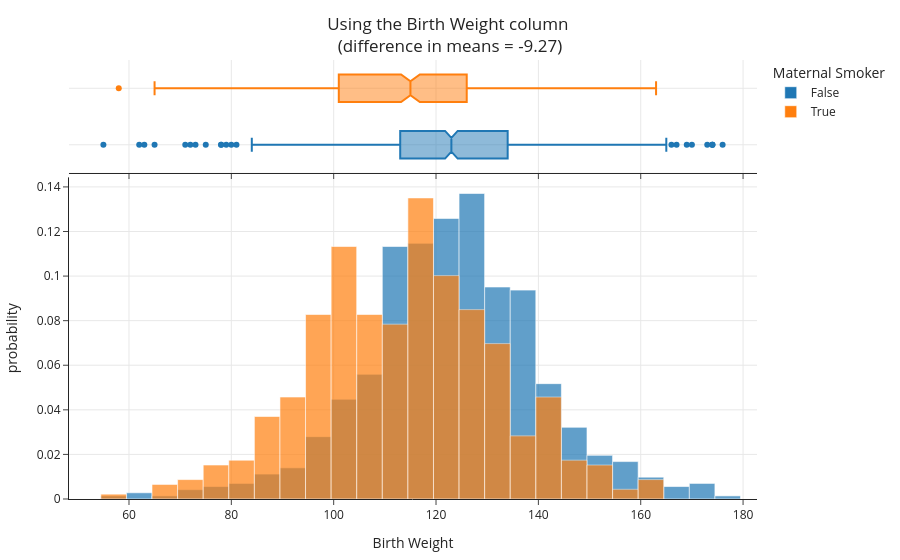
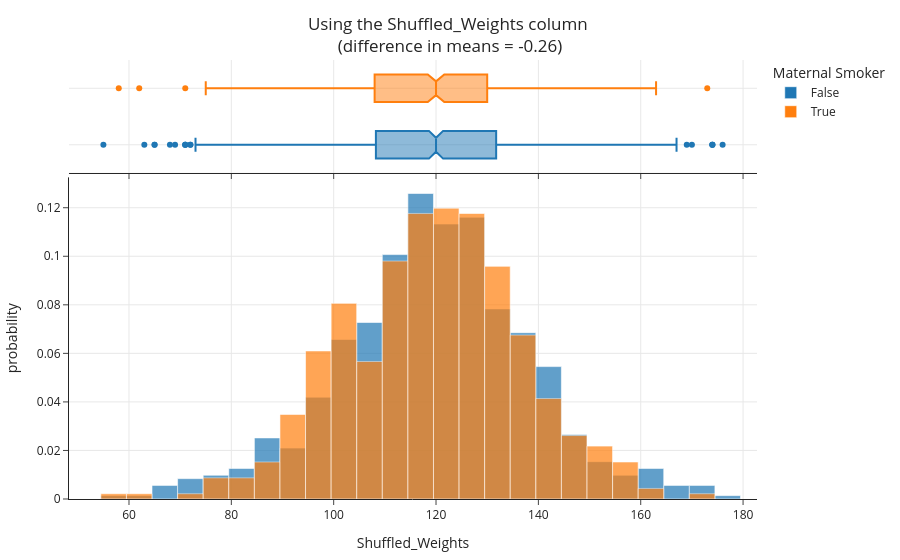

These figures' notebook cell, in order:
### Markdown cell above
Let's visualize both pairs of distributions – what do you notice?

### Code cell
for x in ['Birth Weight', 'Shuffled_Weights']:
    diff = group_means.loc[True, x] - group_means.loc[False, x]
    fig = px.histogram(
        with_shuffled, x=x, color='Maternal Smoker', histnorm='probability', marginal='box', 
        title=f"Using the {x} column <br>(difference in means = {diff:.2f})",
        barmode='overlay', opacity=0.7)
    fig.update_layout(margin=dict(t=60))
    fig.show()

### Figure 1 — Plotly figure (JSON) as saved in the notebook; plotly's stock layout.template omitted (floating-point values rounded to 4 significant figures; data arrays with more than 128 entries replaced by an {"elided": "..."} marker saying what was removed)
{"data": [{"alignmentgroup": "True", "bingroup": "x", "histnorm": "probability", "hovertemplate": "Maternal Smoker=False<br>Birth Weight=%{x}<br>probability=%{y}<extra></extra>", "legendgroup": "False", "marker": {"color": "#1F77B4", "opacity": 0.7, "pattern": {"shape": ""}}, "name": "False", "offsetgroup": "False", "orientation": "v", "showlegend": true, "type": "histogram", "x": {"elided": "715 int values"}, "xaxis": "x", "yaxis": "y"}, {"alignmentgroup": "True", "hovertemplate": "Maternal Smoker=False<br>Birth Weight=%{x}<extra></extra>", "legendgroup": "False", "marker": {"color": "#1F77B4"}, "name": "False", "notched": true, "offsetgroup": "False", "showlegend": false, "type": "box", "x": {"elided": "715 int values"}, "xaxis": "x2", "yaxis": "y2"}, {"alignmentgroup": "True", "bingroup": "x", "histnorm": "probability", "hovertemplate": "Maternal Smoker=True<br>Birth Weight=%{x}<br>probability=%{y}<extra></extra>", "legendgroup": "True", "marker": {"color": "#FF7F0E", "opacity": 0.7, "pattern": {"shape": ""}}, "name": "True", "offsetgroup": "True", "orientation": "v", "showlegend": true, "type": "histogram", "x": {"elided": "459 int values"}, "xaxis": "x", "yaxis": "y"}, {"alignmentgroup": "True", "hovertemplate": "Maternal Smoker=True<br>Birth Weight=%{x}<extra></extra>", "legendgroup": "True", "marker": {"color": "#FF7F0E"}, "name": "True", "notched": true, "offsetgroup": "True", "showlegend": false, "type": "box", "x": {"elided": "459 int values"}, "xaxis": "x2", "yaxis": "y2"}], "layout": {"autosize": true, "barmode": "overlay", "legend": {"title": {"text": "Maternal Smoker"}, "tracegroupgap": 0}, "margin": {"t": 60}, "title": {"text": "Using the Birth Weight column <br>(difference in means = -9.27)"}, "xaxis": {"anchor": "y", "autorange": true, "domain": [0, 1], "range": [48.28, 182.7], "title": {"text": "Birth Weight"}, "type": "linear"}, "xaxis2": {"anchor": "y2", "autorange": true, "domain": [0, 1], "matches": "x", "range": [48.28, 182.7], "showticklabels": false, "type": "linear"}, "yaxis": {"anchor": "x", "autorange": true, "domain": [0, 0.7326], "range": [0, 0.1443], "title": {"text": "probability"}}, "yaxis2": {"anchor": "x2", "autorange": true, "domain": [0.7426, 1], "matches": "y2", "range": [-0.5, 1.5], "showline": false, "showticklabels": false, "ticks": "", "type": "category"}}}

### Figure 2 — Plotly figure (JSON) as saved in the notebook; plotly's stock layout.template omitted (floating-point values rounded to 4 significant figures; data arrays with more than 128 entries replaced by an {"elided": "..."} marker saying what was removed)
{"data": [{"alignmentgroup": "True", "bingroup": "x", "histnorm": "probability", "hovertemplate": "Maternal Smoker=False<br>Shuffled_Weights=%{x}<br>probability=%{y}<extra></extra>", "legendgroup": "False", "marker": {"color": "#1F77B4", "opacity": 0.7, "pattern": {"shape": ""}}, "name": "False", "offsetgroup": "False", "orientation": "v", "showlegend": true, "type": "histogram", "x": {"elided": "715 int values"}, "xaxis": "x", "yaxis": "y"}, {"alignmentgroup": "True", "hovertemplate": "Maternal Smoker=False<br>Shuffled_Weights=%{x}<extra></extra>", "legendgroup": "False", "marker": {"color": "#1F77B4"}, "name": "False", "notched": true, "offsetgroup": "False", "showlegend": false, "type": "box", "x": {"elided": "715 int values"}, "xaxis": "x2", "yaxis": "y2"}, {"alignmentgroup": "True", "bingroup": "x", "histnorm": "probability", "hovertemplate": "Maternal Smoker=True<br>Shuffled_Weights=%{x}<br>probability=%{y}<extra></extra>", "legendgroup": "True", "marker": {"color": "#FF7F0E", "opacity": 0.7, "pattern": {"shape": ""}}, "name": "True", "offsetgroup": "True", "orientation": "v", "showlegend": true, "type": "histogram", "x": {"elided": "459 int values"}, "xaxis": "x", "yaxis": "y"}, {"alignmentgroup": "True", "hovertemplate": "Maternal Smoker=True<br>Shuffled_Weights=%{x}<extra></extra>", "legendgroup": "True", "marker": {"color": "#FF7F0E"}, "name": "True", "notched": true, "offsetgroup": "True", "showlegend": false, "type": "box", "x": {"elided": "459 int values"}, "xaxis": "x2", "yaxis": "y2"}], "layout": {"autosize": true, "barmode": "overlay", "legend": {"title": {"text": "Maternal Smoker"}, "tracegroupgap": 0}, "margin": {"t": 60}, "title": {"text": "Using the Shuffled_Weights column <br>(difference in means = -0.26)"}, "xaxis": {"anchor": "y", "autorange": true, "domain": [0, 1], "range": [48.28, 182.7], "title": {"text": "Shuffled_Weights"}, "type": "linear"}, "xaxis2": {"anchor": "y2", "autorange": true, "domain": [0, 1], "matches": "x", "range": [48.28, 182.7], "showticklabels": false, "type": "linear"}, "yaxis": {"anchor": "x", "autorange": true, "domain": [0, 0.7326], "range": [0, 0.1325], "title": {"text": "probability"}}, "yaxis2": {"anchor": "x2", "autorange": true, "domain": [0.7426, 1], "matches": "y2", "range": [-0.5, 1.5], "showline": false, "showticklabels": false, "ticks": "", "type": "category"}}}
